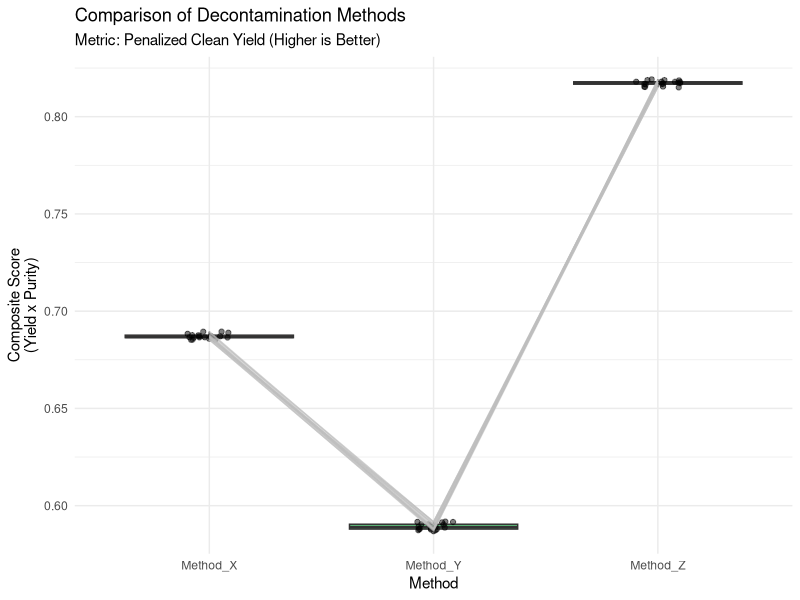
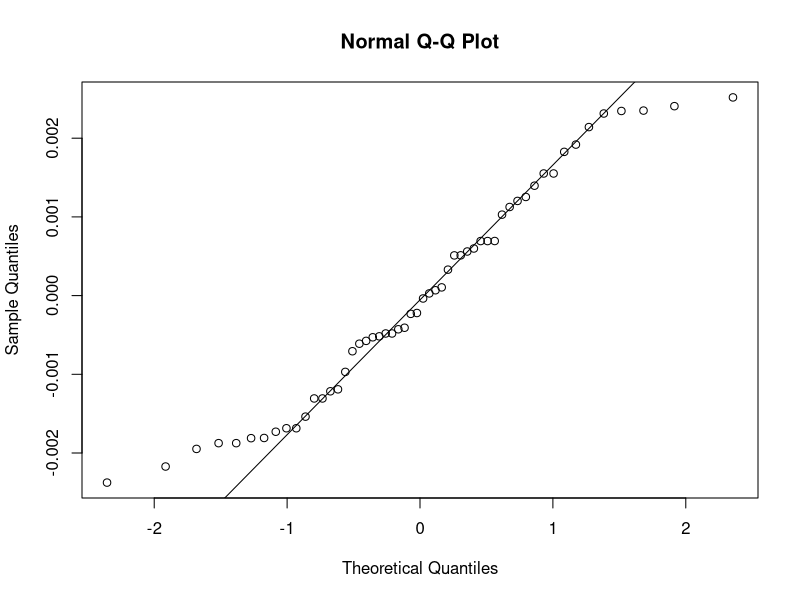

Here is the R script that generated these plots, in order:
# Load necessary libraries
library(tidyverse)  # Data manipulation and plotting
library(lme4)       # Linear Mixed Models (for repeated measures)
library(lmerTest)   # P-values for Mixed Models
library(emmeans)    # Pairwise comparisons

# ==========================================
# 1. DATA PREPARATION
# ==========================================

# --- Generate Dummy Data (Replace this block with your actual data loading) ---
set.seed(42)
samples <- 18
method_list <- c("Method_X", "Method_Y", "Method_Z")

data_sim <- expand.grid(SampleID = factor(1:samples), Method = method_list) %>%
  mutate(
    # Column A: Original Total Species (Baseline richness varies by sample)
    Col_A_Original = rep(rpois(samples, lambda = 500), times = length(method_list)),
    
    # Column B: Species Kept (Varies by method aggressiveness)
    Col_B_Kept = case_when(
      Method == "Method_X" ~ floor(Col_A_Original * 0.95), # Keeps almost everything
      Method == "Method_Y" ~ floor(Col_A_Original * 0.60), # Aggressive cleaning
      Method == "Method_Z" ~ floor(Col_A_Original * 0.85)  # Balanced
    ),
    
    # Column C: Overlap with Contaminants (The "Noise")
    Col_C_Contam = case_when(
      Method == "Method_X" ~ floor(Col_B_Kept * 0.15), # High contamination left
      Method == "Method_Y" ~ floor(Col_B_Kept * 0.01), # Very clean, but lost data in B
      Method == "Method_Z" ~ floor(Col_B_Kept * 0.02)  # Low contamination
    )
  )
# ---------------------------------------------------------------------------

# ==========================================
# 2. CALCULATE THE SINGLE METRIC
# ==========================================

# We handle potential division by zero if a method removes ALL species (B=0)
df_analysis <- data_sim %>%
  mutate(
    # 1. Calculate "Clean Species" count
    Clean_Count = Col_B_Kept - Col_C_Contam,
    
    # 2. Calculate Yield: (Clean Species / Original Total)
    Yield = Clean_Count / Col_A_Original,
    
    # 3. Calculate Purity: (Clean Species / Total Kept)
    # If Col_B_Kept is 0, Purity is 0
    Purity = ifelse(Col_B_Kept > 0, Clean_Count / Col_B_Kept, 0),
    
    # 4. COMPOSITE METRIC: Penalized Clean Yield
    # This rewards keeping good data AND having a clean final table
    Composite_Score = Yield * Purity
  )

# Inspect the calculated metric
head(df_analysis)

# ==========================================
# 3. VISUALIZATION
# ==========================================

ggplot(df_analysis, aes(x = Method, y = Composite_Score, fill = Method)) +
  geom_boxplot(alpha = 0.6, outlier.shape = NA) +
  geom_point(position = position_jitter(width = 0.1), alpha = 0.5) +
  # Connect lines for the same sample to show paired changes
  geom_line(aes(group = SampleID), color = "gray", alpha = 0.5) +
  theme_minimal() +
  labs(
    title = "Comparison of Decontamination Methods",
    subtitle = "Metric: Penalized Clean Yield (Higher is Better)",
    y = "Composite Score\n(Yield x Purity)"
  ) +
  theme(legend.position = "none")

# ==========================================
# 4. STATISTICAL MODELING (Linear Mixed Model)
# ==========================================

# Why LMM? 
# 1. Fixed Effect: 'Method' (What we want to compare)
# 2. Random Effect: 'SampleID' (Accounting for biological variation between samples)
model <- lmer(Composite_Score ~ Method + (1|SampleID), data = df_analysis)

# Check assumptions (Residuals should be roughly normal)
qqnorm(resid(model))
qqline(resid(model))

# Print ANOVA table
cat("\n=== ANOVA Table ===\n")
print(anova(model))

# ==========================================
# 5. POST-HOC COMPARISONS
# ==========================================

# Perform pairwise comparisons with Tukey adjustment for multiple testing
emm <- emmeans(model, specs = pairwise ~ Method)

cat("\n=== Pairwise Differences ===\n")
print(emm$contrasts)

# Interpretation Helper
emm_df <- as.data.frame(emm$emmeans)
best_method <- emm_df %>% arrange(desc(emmean)) %>% slice(1) %>% pull(Method)
cat(paste("\nBased on the model, the method performing best (highest mean score) is:", best_method, "\n"))
